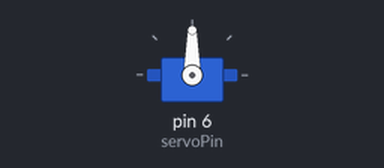
Simulated run of this sketch. Board: Arduino Uno, built with avr-gcc and run on an emulated ATmega328P. Shown: servo.

Above: at 0.05 s.
At 3.38 s:
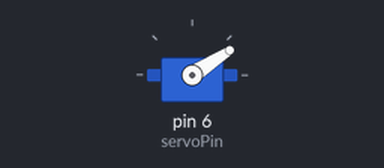
At 6.72 s:
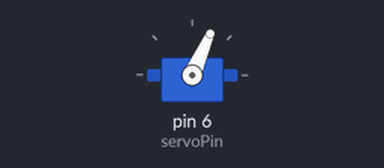
At 13.4 s:
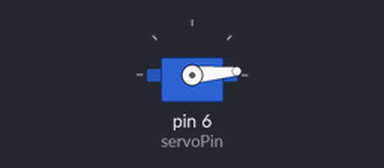
Timing chart, 0 to 14.9 s (numbered marks = the images above):
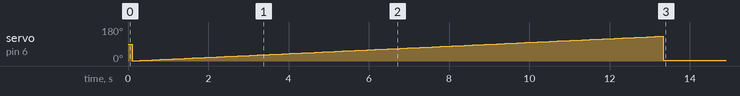

The sketch:

servo-FT1017M.ino
```cpp
#include <Servo.h>
//servo ft1017M
Servo myservo;

int servoPin = 6;     //
int analogPin = 0;  // Le potentiomètre est connecté à la broche analogue A0
float val = 0;        // la variable qui stocke la valeur lue est mise à 0
bool forward = true;
unsigned long debounce = 0;
void setup()
{
    myservo.attach(servoPin);


}

void loop()
{
  if(forward) {
    if ((millis() - debounce) > 100){
      val = val + 1;
      myservo.write(val);
      debounce = millis();
      if(val>130) {
        forward = false;
      }
    }
    }
    else {
      if((millis() - debounce) > 100){
      val = 5;
      myservo.write(val);
      debounce = millis();
      if(val<10) {
        //forward = true;
      }
    }
    }


    //int analogValue = analogRead(analogPin);
    //val = analogValue*1.80/10.23 ;  //lecture de la valeur analogue (potentiomètre)
    //myservo.write(val);
    //delay(50); // Attendez 1 seconde
}
```

Measured:
- by itself, servo on pin 6 (servoPin): 90° → 1° at 0.10 s, → 2° 0.10 s later, → 3° 0.10 s later, → 4° 0.10 s later, … (132 changes in this stretch)
